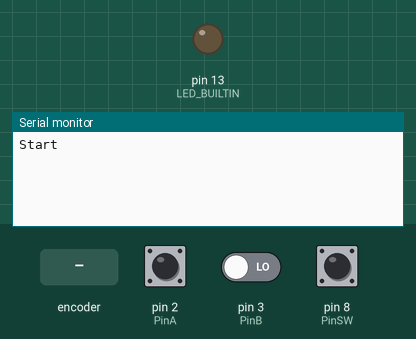
Bench run of a sketch on a simulated Arduino Uno, built with avr-gcc and run on an emulated ATmega328P. Shown: output pins drawn as LEDs (lit = HIGH), the last lines printed to the serial monitor. The test bench sets the inputs (shaded band); at power-on: pin 8 (PinSW) HIGH, pin 2 (PinA) HIGH, pin 3 (PinB) LOW.

Above: at 1.2 s.
1.3 s: rotary encoder on pin 2 (PinA) / pin 3 (PinB) turned 1 step (first pin leading)
At 1.8 s:
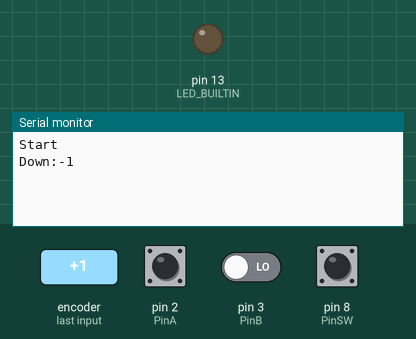
3.0 s: pin 8 (PinSW) pulled LOW for 0.15 s
At 3.7 s:
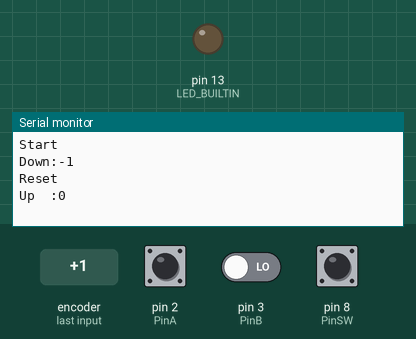

The sketch:

test_interrups_encoder.ino
```cpp
// Used for generating interrupts using CLK signal
const int PinA = 2;

// Used for reading DT signal
const int PinB = 3;

// Used for the push button switch
const int PinSW = 8;

// Keep track of last rotary value
int lastCount = 0;

// Updated by the ISR (Interrupt Service Routine)
volatile int virtualPosition = 0;

// ------------------------------------------------------------------
// INTERRUPT     INTERRUPT     INTERRUPT     INTERRUPT     INTERRUPT
// ------------------------------------------------------------------
void isr ()  {
  static unsigned long lastInterruptTime = 0;
  unsigned long interruptTime = millis();

  // If interrupts come faster than 5ms, assume it's a bounce and ignore
  if (interruptTime - lastInterruptTime > 5) {
    if (digitalRead(PinB) == LOW)
    {
      virtualPosition-- ; // Could be -5 or -10
    }
    else {
      virtualPosition++ ; // Could be +5 or +10
    }
  }
  // Keep track of when we were here last (no more than every 5ms)
  lastInterruptTime = interruptTime;
}

// ------------------------------------------------------------------
// SETUP    SETUP    SETUP    SETUP    SETUP    SETUP    SETUP
// ------------------------------------------------------------------
void setup() {
  // Just whilst we debug, view output on serial monitor
  Serial.begin(115200);

  // BUILT-LED
  pinMode(LED_BUILTIN, OUTPUT);

  // Rotary pulses are INPUTs
  pinMode(PinA, INPUT);
  pinMode(PinB, INPUT);

  // Switch is floating so use the in-built PULLUP so we don't need a resistor
  pinMode(PinSW, INPUT_PULLUP);

  // Attach the routine to service the interrupts
  attachInterrupt(digitalPinToInterrupt(PinA), isr, LOW);

  // Ready to go!
  Serial.println("Start");
}

// ------------------------------------------------------------------
// MAIN LOOP     MAIN LOOP     MAIN LOOP     MAIN LOOP     MAIN LOOP
// ------------------------------------------------------------------
void loop() {

  // Is someone pressing the rotary switch?
  if ((!digitalRead(PinSW))) {
    virtualPosition = 0;
    while (!digitalRead(PinSW))
      delay(10);
    Serial.println("Reset");

  }

  // If the current rotary switch position has changed then update everything
  if (virtualPosition != lastCount) {

    // Write out to serial monitor the value and direction
    Serial.print(virtualPosition > lastCount ? "Up  :" : "Down:");
    Serial.println(virtualPosition);

    // Keep track of this new value
    lastCount = virtualPosition ;
  }

  //delay(100);
}
```

Measured:
- after the input at 1.3 s, the serial monitor: prints a new line at once (image 1)
- after the input at 3.0 s, the serial monitor: prints a new line after 0.15 s (image 2)
